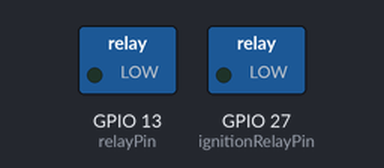
A sketch run on a simulated ESP32. On the bench: switched loads named in the sketch (green lamp = pin HIGH). What the sketch prints to the serial monitor is not drawn.

Above: at 0.0 s.
At 16.2 s:
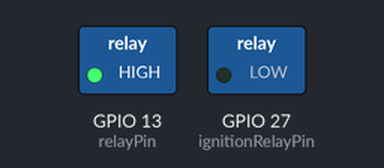
At 31.3 s:
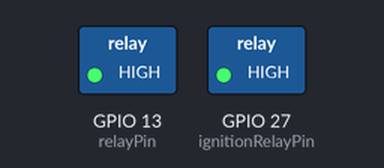
Timing chart, 0 to 32.8 s (numbered marks = the images above):
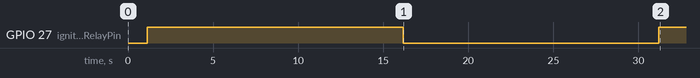

The sketch:

RELAY_DIAGNOSTIC_TEST.ino
```cpp
// ═══════════════════════════════════════════════════════════════════════════
// RELAY DIAGNOSTIC TEST - Physical Key Blocking Issue
// ═══════════════════════════════════════════════════════════════════════════
// This test helps identify why physical key still works when system says "blocked"
// ═══════════════════════════════════════════════════════════════════════════

// Pin Assignments (same as your main code)
const int relayPin = 13;              // Starter relay (temporary, 3-second max)
const int ignitionRelayPin = 27;      // Ignition relay (continuous power control)

void setup() {
  Serial.begin(115200);
  delay(1000);

  Serial.println("\n╔════════════════════════════════════════╗");
  Serial.println("║     RELAY DIAGNOSTIC TEST              ║");
  Serial.println("║   Physical Key Blocking Issue          ║");
  Serial.println("╚════════════════════════════════════════╝\n");

  // Initialize pins
  pinMode(relayPin, OUTPUT);
  pinMode(ignitionRelayPin, OUTPUT);

  Serial.println("🔧 RELAY WIRING DIAGNOSIS");
  Serial.println("━━━━━━━━━━━━━━━━━━━━━━━━━━━━━━━━━━━━━━━━━━━━━━━━━━");
  Serial.println("Your setup:");
  Serial.println("• GPIO 13 (Starter Relay) → Connected to starter key ignition wiring");
  Serial.println("• GPIO 27 (Ignition Relay) → Connected DIRECTLY to ignition coil");
  Serial.println("• Using 2-channel relay module (ACTIVE-LOW)");
  Serial.println("━━━━━━━━━━━━━━━━━━━━━━━━━━━━━━━━━━━━━━━━━━━━━━━━━━\n");

  Serial.println("🧪 STARTING RELAY TESTS...\n");

  runRelayDiagnostic();
}

void loop() {
  // Handle serial commands for manual testing
  if (Serial.available()) {
    String cmd = Serial.readStringUntil('\n');
    cmd.trim();
    cmd.toUpperCase();

    if (cmd == "TEST" || cmd == "RUN TEST") {
      runRelayDiagnostic();
    }
    else if (cmd == "BLOCK" || cmd == "BLOCK ENGINE") {
      Serial.println("\n🔒 BLOCKING ENGINE (Both relays OFF)");
      digitalWrite(relayPin, HIGH);        // Starter OFF
      digitalWrite(ignitionRelayPin, HIGH); // Ignition OFF
      Serial.printf("Starter Relay GPIO %d = %d (HIGH/OFF)\n", relayPin, digitalRead(relayPin));
      Serial.printf("Ignition Relay GPIO %d = %d (HIGH/OFF)\n", ignitionRelayPin, digitalRead(ignitionRelayPin));
      Serial.println("🔑 Try physical key now - should NOT start");
    }
    else if (cmd == "ALLOW" || cmd == "ALLOW ENGINE") {
      Serial.println("\n✅ ALLOWING ENGINE (Ignition relay ON)");
      digitalWrite(ignitionRelayPin, LOW);  // Ignition ON
      Serial.printf("Ignition Relay GPIO %d = %d (LOW/ON)\n", ignitionRelayPin, digitalRead(ignitionRelayPin));
      Serial.println("🔑 Try physical key now - should start");
    }
    else if (cmd == "STARTER ON") {
      Serial.println("\n⚡ STARTER ON (temporary)");
      digitalWrite(relayPin, LOW);  // Starter ON
      Serial.printf("Starter Relay GPIO %d = %d (LOW/ON)\n", relayPin, digitalRead(relayPin));
      Serial.println("⏰ Will turn off in 3 seconds...");
      delay(3000);
      digitalWrite(relayPin, HIGH);  // Starter OFF
      Serial.printf("Starter Relay GPIO %d = %d (HIGH/OFF)\n", relayPin, digitalRead(relayPin));
      Serial.println("✅ Starter turned off");
    }
    else if (cmd == "STATUS") {
      printRelayStatus();
    }
    else if (cmd == "HELP") {
      printCommands();
    }
  }

  delay(100);
}

void runRelayDiagnostic() {
  Serial.println("═══════════════════════════════════════════════════════════════");
  Serial.println("🧪 RELAY DIAGNOSTIC TEST SEQUENCE");
  Serial.println("═══════════════════════════════════════════════════════════════");

  // Test 1: Both relays OFF (should block engine completely)
  Serial.println("\n📋 TEST 1: COMPLETE ENGINE BLOCK");
  Serial.println("━━━━━━━━━━━━━━━━━━━━━━━━━━━━━━━━━━━━━━━━━━━━━━━━━━");
  digitalWrite(relayPin, HIGH);        // Starter OFF
  digitalWrite(ignitionRelayPin, HIGH); // Ignition OFF

  Serial.printf("✓ Starter Relay GPIO %d = %d (HIGH/OFF)\n", relayPin, digitalRead(relayPin));
  Serial.printf("✓ Ignition Relay GPIO %d = %d (HIGH/OFF)\n", ignitionRelayPin, digitalRead(ignitionRelayPin));
  Serial.println("\n🔑 PHYSICAL KEY TEST:");
  Serial.println("   → Try turning physical key now");
  Serial.println("   → Engine should NOT start (completely blocked)");
  Serial.println("   → If engine starts, there's a wiring problem!");
  Serial.println("\n⏳ Waiting 15 seconds for you to test...");

  for (int i = 15; i > 0; i--) {
    Serial.printf("   %d seconds remaining...\n", i);
    delay(1000);
  }

  // Test 2: Ignition relay ON (should allow engine start)
  Serial.println("\n📋 TEST 2: IGNITION RELAY ON (ENGINE ALLOWED)");
  Serial.println("━━━━━━━━━━━━━━━━━━━━━━━━━━━━━━━━━━━━━━━━━━━━━━━━━━");
  digitalWrite(ignitionRelayPin, LOW);  // Ignition ON

  Serial.printf("✓ Starter Relay GPIO %d = %d (HIGH/OFF)\n", relayPin, digitalRead(relayPin));
  Serial.printf("✓ Ignition Relay GPIO %d = %d (LOW/ON)\n", ignitionRelayPin, digitalRead(ignitionRelayPin));
  Serial.println("\n🔑 PHYSICAL KEY TEST:");
  Serial.println("   → Try turning physical key now");
  Serial.println("   → Engine SHOULD start (ignition allowed)");
  Serial.println("   → If engine doesn't start, check ignition relay wiring!");
  Serial.println("\n⏳ Waiting 15 seconds for you to test...");

  for (int i = 15; i > 0; i--) {
    Serial.printf("   %d seconds remaining...\n", i);
    delay(1000);
  }

  // Test 3: Return to blocked state
  Serial.println("\n📋 TEST 3: RETURN TO BLOCKED STATE");
  Serial.println("━━━━━━━━━━━━━━━━━━━━━━━━━━━━━━━━━━━━━━━━━━━━━━━━━━");
  digitalWrite(ignitionRelayPin, HIGH); // Ignition OFF

  Serial.printf("✓ Starter Relay GPIO %d = %d (HIGH/OFF)\n", relayPin, digitalRead(relayPin));
  Serial.printf("✓ Ignition Relay GPIO %d = %d (HIGH/OFF)\n", ignitionRelayPin, digitalRead(ignitionRelayPin));
  Serial.println("\n🔑 PHYSICAL KEY TEST:");
  Serial.println("   → Try turning physical key now");
  Serial.println("   → Engine should NOT start (blocked again)");
  Serial.println("   → If engine still starts, ignition relay is not wired correctly!");
  Serial.println("\n⏳ Waiting 10 seconds for you to test...");

  for (int i = 10; i > 0; i--) {
    Serial.printf("   %d seconds remaining...\n", i);
    delay(1000);
  }

  Serial.println("\n═══════════════════════════════════════════════════════════════");
  Serial.println("🔍 DIAGNOSTIC RESULTS ANALYSIS");
  Serial.println("═══════════════════════════════════════════════════════════════");
  Serial.println("If physical key STILL works in TEST 1 and TEST 3:");
  Serial.println("❌ PROBLEM: Ignition relay is NOT properly wired to ignition coil");
  Serial.println("");
  Serial.println("✅ SOLUTION: Check these connections:");
  Serial.println("   1. Ignition relay COM → Ignition coil positive wire");
  Serial.println("   2. Ignition relay NO → Battery positive (12V)");
  Serial.println("   3. Ignition relay NC → Leave disconnected");
  Serial.println("   4. When relay OFF: No power to ignition coil");
  Serial.println("   5. When relay ON: Power flows to ignition coil");
  Serial.println("");
  Serial.println("🔧 WIRING CHECK:");
  Serial.println("   • Remove ignition coil fuse temporarily");
  Serial.println("   • Use multimeter to check voltage at ignition coil");
  Serial.println("   • Relay OFF: Should read 0V");
  Serial.println("   • Relay ON: Should read 12V");
  Serial.println("═══════════════════════════════════════════════════════════════");

  printCommands();
}

void printRelayStatus() {
  Serial.println("\n📊 CURRENT RELAY STATUS");
  Serial.println("━━━━━━━━━━━━━━━━━━━━━━━━━━━━━━━━━━━━━━━━━━━━━━━━━━");
  Serial.printf("Starter Relay (GPIO %d): %d (%s)\n",
                relayPin, digitalRead(relayPin),
                digitalRead(relayPin) ? "OFF" : "ON");
  Serial.printf("Ignition Relay (GPIO %d): %d (%s)\n",
                ignitionRelayPin, digitalRead(ignitionRelayPin),
                digitalRead(ignitionRelayPin) ? "OFF" : "ON");
  Serial.println("━━━━━━━━━━━━━━━━━━━━━━━━━━━━━━━━━━━━━━━━━━━━━━━━━━");

  if (digitalRead(ignitionRelayPin) == HIGH) {
    Serial.println("🔒 Physical key should be BLOCKED");
  } else {
    Serial.println("✅ Physical key should be ALLOWED");
  }
}

void printCommands() {
  Serial.println("\n📋 AVAILABLE COMMANDS:");
  Serial.println("━━━━━━━━━━━━━━━━━━━━━━━━━━━━━━━━━━━━━━━━━━━━━━━━━━");
  Serial.println("TEST         - Run complete diagnostic test");
  Serial.println("BLOCK        - Block engine (both relays OFF)");
  Serial.println("ALLOW        - Allow engine (ignition relay ON)");
  Serial.println("STARTER ON   - Test starter relay (3 seconds)");
  Serial.println("STATUS       - Show current relay status");
  Serial.println("HELP         - Show this help");
  Serial.println("━━━━━━━━━━━━━━━━━━━━━━━━━━━━━━━━━━━━━━━━━━━━━━━━━━");
}
```
